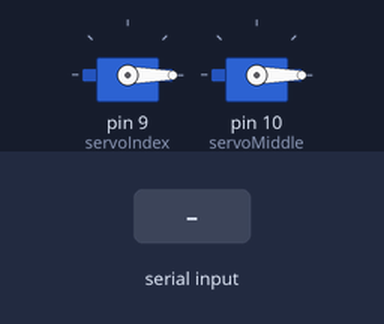
The sketch below on a simulated Arduino Uno, built with avr-gcc and run on an emulated ATmega328P. On the bench: 2 × servo. The inputs (shaded band) are chosen by the test bench.

Above: at 1.2 s.
1.3 s: "90 45\n" received over Serial
At 2.1 s:
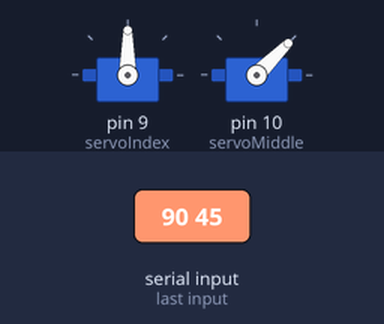
Timing chart, 0 to 4.3 s (numbered marks = the images above; inputs shaded):
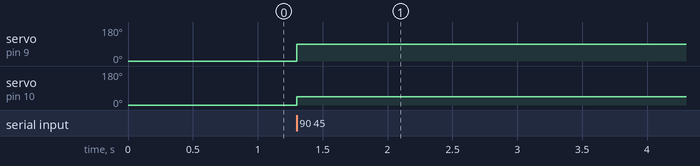

The sketch:

mechatronicsprojectide.ino
```cpp
#include <Servo.h>

Servo servoIndex;
Servo servoMiddle;

void setup() {
  Serial.begin(115200);

  servoIndex.attach(9);     // Index finger servo
  servoMiddle.attach(10);   // Middle finger servo

  // Start at zero
  servoIndex.write(0);
  servoMiddle.write(0);
}

void loop() {
  if (Serial.available()) {

    int indexAngle, middleAngle;
    String data = Serial.readStringUntil('\n');

    if (sscanf(data.c_str(), "%d %d", &indexAngle, &middleAngle) == 2) {

      indexAngle  = constrain(indexAngle, 0, 180);
      middleAngle = constrain(middleAngle, 0, 180);

      servoIndex.write(indexAngle);
      servoMiddle.write(middleAngle);
    }
  }
}
```

Measured:
- after the input at 1.3 s, servo on pin 9 (servoIndex): 0° → 90° at once; servo on pin 10 (servoMiddle): 0° → 45° at once
